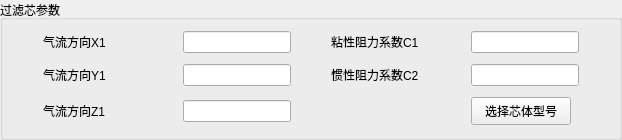
       <widget class="QGroupBox" name="filter_c">
        <property name="enabled">
         <bool>true</bool>
        </property>
        <property name="minimumSize">
         <size>
          <width>0</width>
          <height>140</height>
         </size>
        </property>
        <property name="maximumSize">
         <size>
          <width>16777215</width>
          <height>185</height>
         </size>
        </property>
        <property name="title">
         <string>过滤芯参数</string>
        </property>
        <layout class="QGridLayout" name="gridLayout_6">
         <property name="leftMargin">
          <number>40</number>
         </property>
         <property name="topMargin">
          <number>10</number>
         </property>
         <property name="rightMargin">
          <number>40</number>
         </property>
         <property name="bottomMargin">
          <number>10</number>
         </property>
         <property name="horizontalSpacing">
          <number>40</number>
         </property>
         <property name="verticalSpacing">
          <number>10</number>
         </property>
         <item row="1" column="3">
          <widget class="QLineEdit" name="filter_c2_edit">
           <property name="minimumSize">
            <size>
             <width>0</width>
             <height>22</height>
            </size>
           </property>
           <property name="maximumSize">
            <size>
             <width>132</width>
             <height>22</height>
            </size>
           </property>
          </widget>
         </item>
         <item row="1" column="2">
          <widget class="QLabel" name="label_filter_C2">
           <property name="minimumSize">
            <size>
             <width>100</width>
             <height>0</height>
            </size>
           </property>
           <property name="maximumSize">
            <size>
             <width>16777215</width>
             <height>24</height>
            </size>
           </property>
           <property name="text">
            <string>惯性阻力系数C2</string>
           </property>
           <property name="buddy">
            <cstring>evap_c2_edit</cstring>
           </property>
          </widget>
         </item>
         <item row="0" column="3">
          <widget class="QLineEdit" name="filter_c1_edit">
           <property name="minimumSize">
            <size>
             <width>0</width>
             <height>22</height>
            </size>
           </property>
           <property name="maximumSize">
            <size>
             <width>132</width>
             <height>22</height>
            </size>
           </property>
          </widget>
         </item>
         <item row="0" column="2">
          <widget class="QLabel" name="label_filter_C1">
           <property name="minimumSize">
            <size>
             <width>100</width>
             <height>0</height>
            </size>
           </property>
           <property name="maximumSize">
            <size>
             <width>16777215</width>
             <height>24</height>
            </size>
           </property>
           <property name="text">
            <string>粘性阻力系数C1</string>
           </property>
           <property name="buddy">
            <cstring>evap_c1_edit</cstring>
           </property>
          </widget>
         </item>
         <item row="0" column="1">
          <widget class="QLineEdit" name="filter_x1_edit">
           <property name="minimumSize">
            <size>
             <width>0</width>
             <height>22</height>
            </size>
           </property>
           <property name="maximumSize">
            <size>
             <width>132</width>
             <height>22</height>
            </size>
           </property>
          </widget>
         </item>
         <item row="1" column="1">
          <widget class="QLineEdit" name="filter_y1_edit">
           <property name="minimumSize">
            <size>
             <width>0</width>
             <height>22</height>
            </size>
           </property>
           <property name="maximumSize">
            <size>
             <width>132</width>
             <height>22</height>
            </size>
           </property>
          </widget>
         </item>
         <item row="2" column="1">
          <widget class="QLineEdit" name="filter_z1_edit">
           <property name="minimumSize">
            <size>
             <width>0</width>
             <height>22</height>
            </size>
           </property>
           <property name="maximumSize">
            <size>
             <width>132</width>
             <height>22</height>
            </size>
           </property>
          </widget>
         </item>
         <item row="0" column="0">
          <widget class="QLabel" name="label_filter_x1">
           <property name="minimumSize">
            <size>
             <width>100</width>
             <height>0</height>
            </size>
           </property>
           <property name="maximumSize">
            <size>
             <width>16777215</width>
             <height>24</height>
            </size>
           </property>
           <property name="text">
            <string>气流方向X1</string>
           </property>
           <property name="buddy">
            <cstring>evap_x1_edit</cstring>
           </property>
          </widget>
         </item>
         <item row="1" column="0">
          <widget class="QLabel" name="label_filter_y1">
           <property name="minimumSize">
            <size>
             <width>100</width>
             <height>0</height>
            </size>
           </property>
           <property name="maximumSize">
            <size>
             <width>16777215</width>
             <height>24</height>
            </size>
           </property>
           <property name="text">
            <string>气流方向Y1</string>
           </property>
           <property name="buddy">
            <cstring>evap_y1_edit</cstring>
           </property>
          </widget>
         </item>
         <item row="2" column="0">
          <widget class="QLabel" name="label_filter_z1">
           <property name="minimumSize">
            <size>
             <width>100</width>
             <height>0</height>
            </size>
           </property>
           <property name="maximumSize">
            <size>
             <width>16777215</width>
             <height>24</height>
            </size>
           </property>
           <property name="text">
            <string>气流方向Z1</string>
           </property>
           <property name="buddy">
            <cstring>evap_z1_edit</cstring>
           </property>
          </widget>
         </item>
         <item row="2" column="3">
          <widget class="QPushButton" name="choose_filter_btn">
           <property name="minimumSize">
            <size>
             <width>0</width>
             <height>28</height>
            </size>
           </property>
           <property name="maximumSize">
            <size>
             <width>100</width>
             <height>16777215</height>
            </size>
           </property>
           <property name="text">
            <string>选择芯体型号</string>
           </property>
           <property name="autoDefault">
            <bool>false</bool>
           </property>
          </widget>
         </item>
        </layout>
       </widget>
